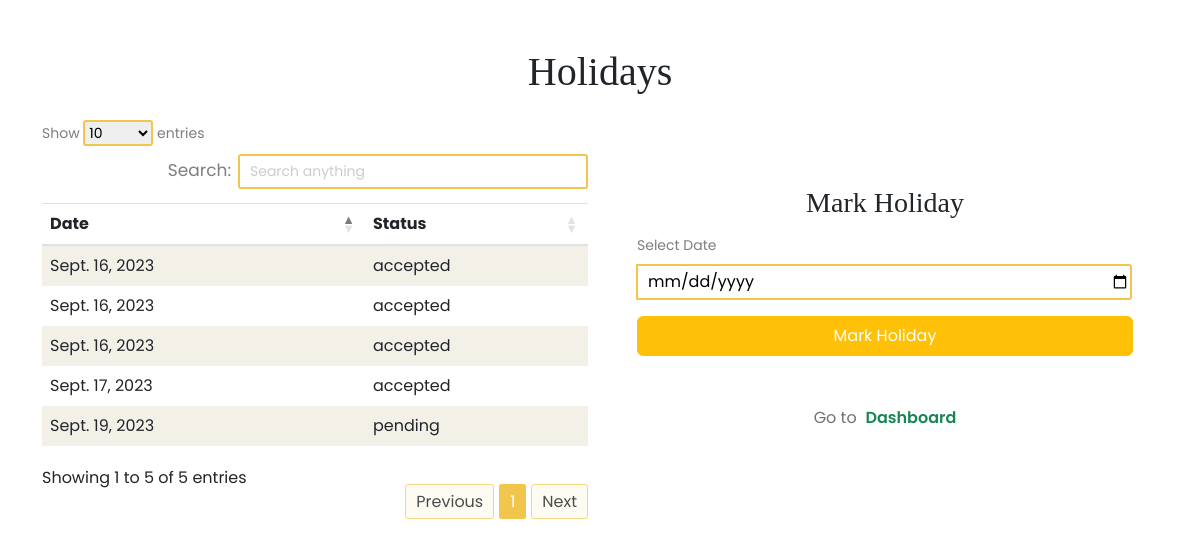
Page /mark_holiday/ (signed in) on the earlier database version.
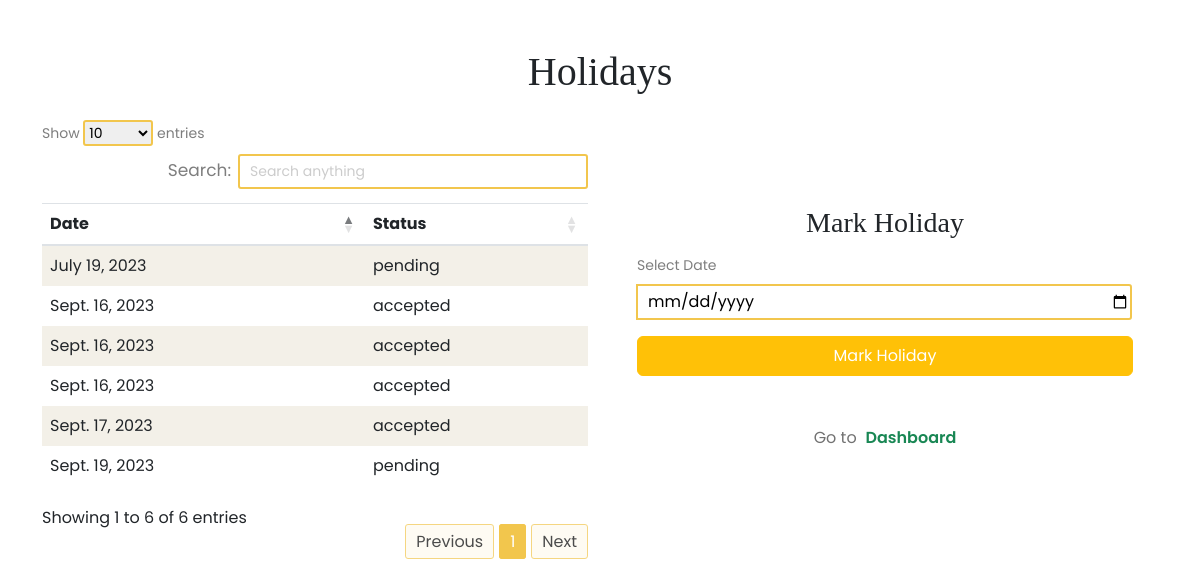
Same page on the later database version.
### accounts/models.py (models this page shows, shortened)
class HolidayRequest(models.Model):
    STATUS_CHOICES = (
        ('pending', 'Pending'),
        ('accepted', 'Accepted'),
        ('rejected', 'Rejected'),
    )
    lawyer = models.ForeignKey(CustomUser, on_delete=models.CASCADE)
    date = models.DateField()
    status = models.CharField(max_length=10, choices=STATUS_CHOICES, default='pending')

### accounts/views.py (the view, shortened to what this page needs)
# urls.py: path('mark_holiday/', views.mark_holiday, name='mark_holiday'),
def mark_holiday(request):
    user = request.user  # Get the current user
    if user.is_authenticated and user.user_type == 'lawyer':
        lawyer_profile = LawyerProfile.objects.get(user=user)  # Get the associated lawyer profile
        holiday_requests = HolidayRequest.objects.filter(lawyer=user)
        context = {
            'holiday_requests': holiday_requests,
        }
        return render(request, 'lawyer/mark_holiday.html', context)
    else:
        messages.error(request, 'Only lawyers can request holidays.')
        return redirect('home')  # Redirect non-lawyers or unauthenticated users to the home page

### accounts/templates/lawyer/mark_holiday.html (shortened to what this page needs)
{% load static %}
<!DOCTYPE html>
<html lang="en">
<head>
    <link rel="stylesheet" href="{% static 'css/bootstrap.min.css' %}">
    <link rel="stylesheet" href="{% static 'css/font-awesome.min.css' %}">
    <link rel="stylesheet" href="{% static 'css/nice-select.css' %}">
    <link rel="stylesheet" href="{% static 'css/slicknav.css' %}">
    <link rel="stylesheet" href="{% static 'css/style.css' %}">
    <link rel="stylesheet" href="{% static 'css/add_user.css' %}">
     <link rel="stylesheet" href="https://cdnjs.cloudflare.com/ajax/libs/twitter-bootstrap/5.3.0/css/bootstrap.min.css">
     <link rel="stylesheet" href="https://cdn.datatables.net/1.13.6/css/dataTables.bootstrap5.min.css">
</head>
<body>
    <div class="container py-5">
        <h1 class="text-center">Holidays</h1>
        <div class="row mt-4">
            <div class="col-md-6">
                <table id="example" class="table table-striped" style="width:100%">
                    <thead>
                        <tr>
                            <th>Date</th>
                            <th>Status</th>
                        </tr>
                    </thead>
                    <tbody>
                        {% for request in holiday_requests %}
                        <tr>
                            <td>{{ request.date }}</td>
                            <td>{{ request.status }}</td>
                        </tr>
                        {% endfor %}
                </table>
            </div>
            <div class="col-md-6 add-user-col d-flex justify-content-center align-items-center flex-column">
                <form action="{% url 'mark_holiday' %}" method="post">
                    <h3 class="text-center">Mark Holiday</h3>
                    <div class="add-user-form">
                        <div class="input-group">
                            <label for="date">Select Date</label>
                            <input type="date" name="holiday_date" id="holiday_date" required />
                        </div>
                        <div class="input-group">
                            <button class="btn btn-warning text-white" type="submit">Mark Holiday</button>
                        </div>
                    </div>
                </form>
                <div class="add-user-col d-block text-center mt-5">
                    <p>Go to<a href="{% url 'lawyer_dashboard' %}" class="text-success" style="font-weight: 600;"> Dashboard</a></p>
                </div>
            </div>
        </div>
    </div>
</body>
</html>

Differences in the rows shown:
added HolidayRequest: date "July 19, 2023", status "pending"
Other differences:
text written by a page script: "Show entries Search: Showing 1 to 5 of 5 entries Previous 1 Next" → "Show entries Search: Showing 1 to 6 of 6 entries Previous 1 Next"
